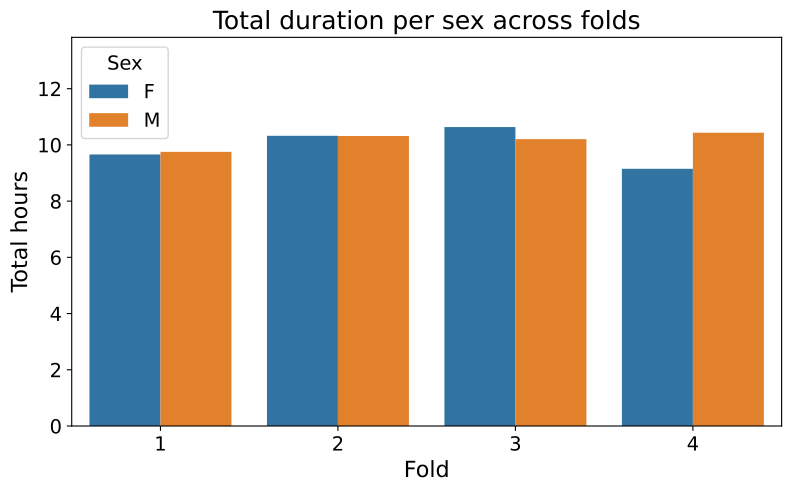

Write the Python code that produced this figure.

import pandas as pd
import seaborn as sns
import matplotlib.pyplot as plt

sex = pd.read_csv("/home/idatro/dialect_project/ndc_folds_loc/fold_stats_csv/sex_summary.csv")
sex_plot = sex[sex["label"].str.startswith("fold_")].copy()

plt.figure(figsize=(8, 5))
sns.barplot(data=sex_plot, x="label", y="total_hours", hue="group_value")
#change name of legend to "sex"

plt.legend(title="Sex", title_fontsize=14, fontsize=14)
#change name of x-axis ticks to "fold 1", "fold 2", etc.
plt.xticks(ticks=range(len(sex_plot["label"].unique())), labels=[f"{i+1}" for i in range(len(sex_plot["label"].unique()))], size=14)
plt.yticks(fontsize=14)
plt.ylim(0, sex_plot["total_hours"].max() * 1.3)  # Add some space above the tallest bar
plt.ylabel("Total hours", fontsize=16)
plt.xlabel("Fold", fontsize=16)
plt.title("Total duration per sex across folds", fontsize=18)
plt.tight_layout()
plt.savefig("/home/idatro/dialect_project/ndc_folds_loc/plot_fold_stats/sex_bar_chart.pdf", bbox_inches="tight")
plt.show()
